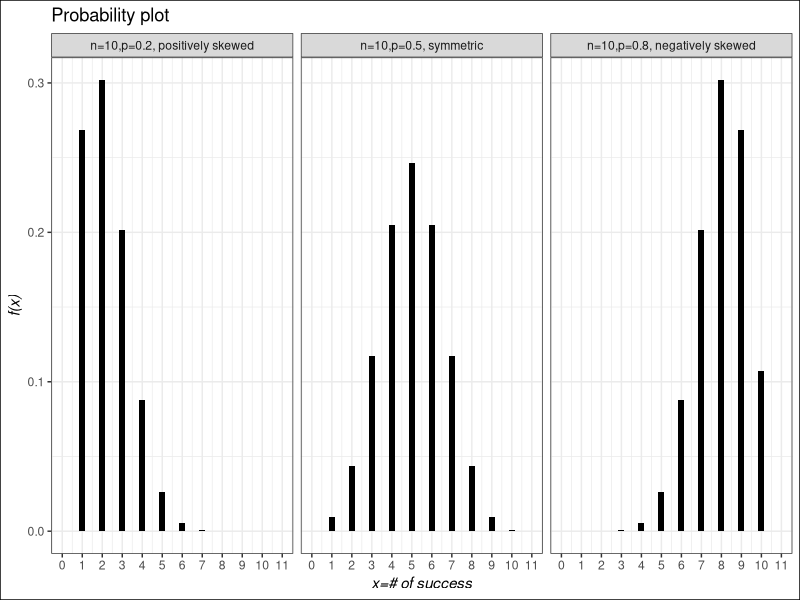
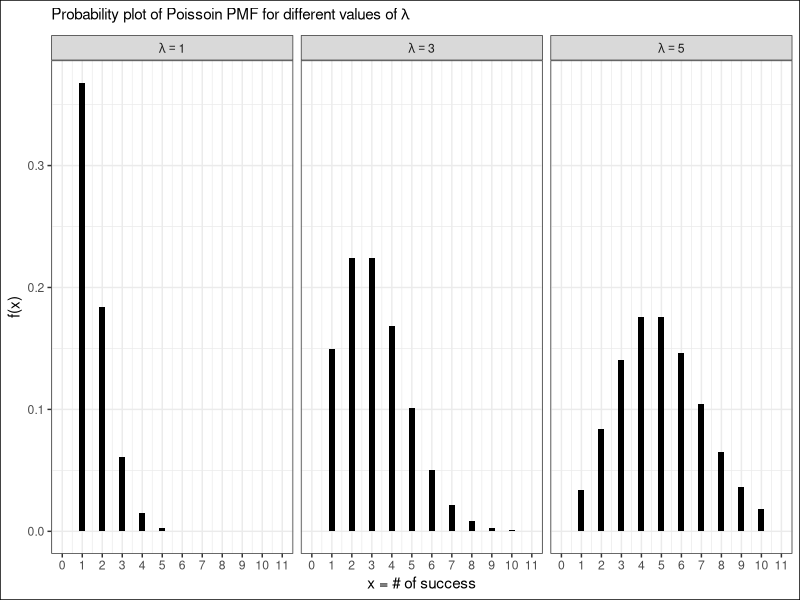
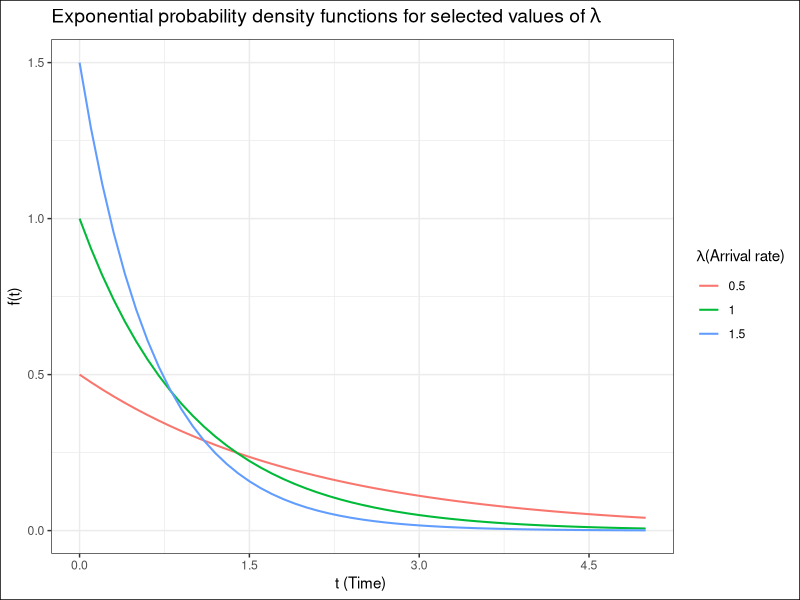
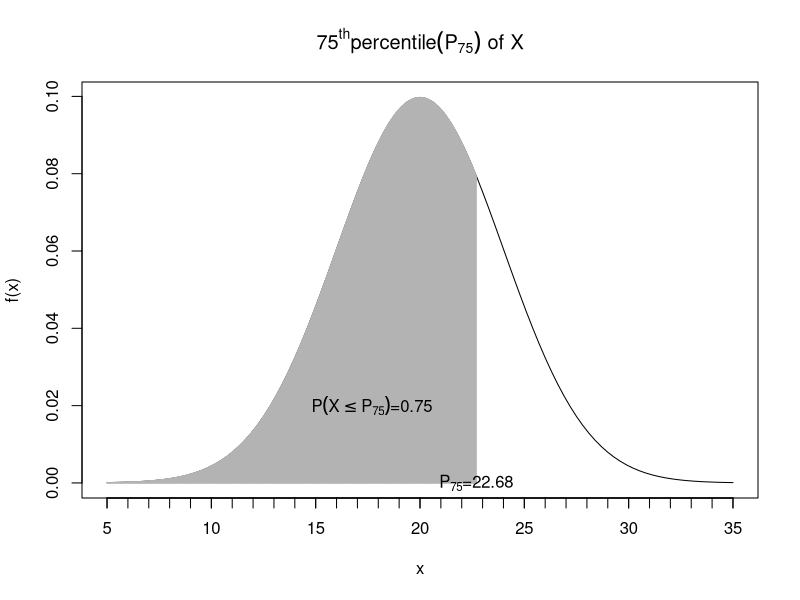

The R source for these figures, in order:
## ---- chunk 1
knitr::opts_chunk$set(echo = TRUE)
## ---- chunk 2
library(tidyverse)
success <- 0:10
p1<-dbinom(success, size=10, prob=.2)
p2<-dbinom(success, size=10, prob=.5)
p3<-dbinom(success, size=10, prob=.8)

wide.df<-data.frame(success,p1,p2,p3)
#wide.df
wide.long<-wide.df%>%gather(key = "p",value = "prob",-success)
#head(wide.long)

wide.long<-wide.long%>%
        mutate(p=recode(p,
                        "p1"="n=10,p=0.2, positively skewed",
                        "p2"="n=10,p=0.5, symmetric",
                        "p3"="n=10,p=0.8, negatively skewed"))
wide.long%>%ggplot(aes(success,prob))+
        geom_col(width = .3,fill="black")+
        facet_wrap(~p)+
        scale_x_continuous(breaks = seq(0, length(success), 1),
                           limits=c(0, length(success)))+
        labs(x="x=# of success",y="f(x)",
             title = "Probability plot" )+
  theme_bw()+
  theme(axis.title = element_text(face = "italic"),
                         plot.background = element_rect(color = "black"))
## ---- chunk 3
#knitr::include_graphics("Binomial distribution_1st page.png")
## ---- chunk 4

p1=dbinom(3,15,0.25)
p2=pbinom(6,15,0.25)-pbinom(2,15,0.25)

## ---- chunk 5

success <- 0:10
ps1<-dpois(success,1 )
ps2<-dpois(success,3 )
ps3<-dpois(success, 5)

wide.ps<-data.frame(success,ps1,ps2,ps3)
#wide.ps

long.ps<-wide.ps%>%gather(key = "p",value = "prob",-success)
#head(long.ps)

long.ps$p<-factor(long.ps$p,labels = c("lambda=={1}","lambda=={3}","lambda=={5}"))
#head(long.ps)

long.ps%>%ggplot(aes(success,prob))+
   geom_col(width = .3,fill="black")+
   facet_wrap(~p,labeller = label_parsed)+
   scale_x_continuous(breaks = seq(0, length(success), 1),
                      limits=c(0, length(success)))+
   labs(x="x = # of success",y="f(x)",
        subtitle =expression(paste("Probability plot of Poissoin PMF for different values of"," ",lambda )))+
   theme_bw()+
  theme(plot.background = element_rect(color = "black"))

## ---- chunk 6
#knitr::include_graphics("Poisson Table.png")
## ---- chunk 7
library(tidyverse)

## ---- chunk 8

t <- seq(0,5,0.1)

#plot(t,dexp(t,0.5),type = "l")

exp1<-dexp(t,0.5)
exp2<-dexp(t,1 )
exp3<-dexp(t,1.5)

wide.exp<-data.frame(t,exp1,exp2,exp3)
#wide.ps

long.exp<-wide.exp%>%gather(key = "rate",value = "density",-t)
#head(long.ps)

long.exp$rate<-factor(long.exp$rate,labels = c("0.5","1","1.5"))
#head(long.exp)

long.exp%>%ggplot(aes(t,density,color=rate))+
   geom_line(lwd=0.7)+
   #facet_wrap(~rate,labeller = label_parsed)+
   scale_x_continuous(breaks = seq(0, 5, 1.5),limits=c(0, 5))+
   labs(x="t (Time) ",y="f(t)",
        title =expression(paste("Exponential probability density functions for selected values of"," ",lambda )),
        color=expression(paste(lambda,"(Arrival rate)")))+
   theme_bw()+
  theme(legend.position = "right",
        plot.title = element_text(size = 14),
        plot.background = element_rect(color = "black"))

## ---- chunk 9

curve(dnorm(x,20,4),5,35,ylab = "f(x)",
      main=expression(paste(75^th, percentile,(P[75])," ",of," " ,X)))
axis(1,at=seq(5,35,1),labels = NA)
nx<-seq(5,qnorm(0.75,20,4),.01)
lines(nx,dnorm(nx,20,4),type = "h",col="grey70")
text(qnorm(0.75,15,4),.02,expression(paste(P(X<=P[75]),"=0.75")))
text(qnorm(0.75,20,4),0,expression(paste(P[75],"=22.68")))
